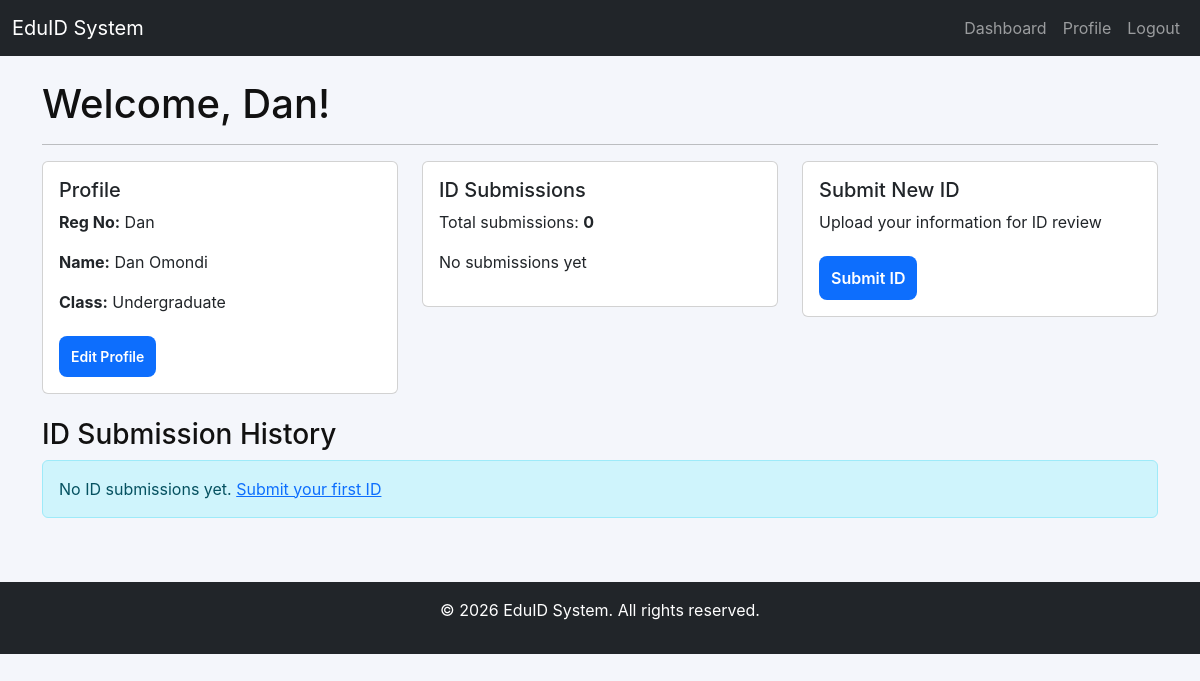
The app's page /student/dashboard (signed in) with its own data.
### app/models/user.py (models this page shows, shortened)
class User(UserMixin, db.Model):
    id = db.Column(db.Integer, primary_key=True)
    username = db.Column(db.String(80), unique=True, nullable=False)
    password_hash = db.Column(db.String(256), nullable=False)
    role = db.Column(db.String(20), default="student")

### app/models/student.py (models this page shows)
class Student(db.Model):
    id = db.Column(db.Integer, primary_key=True)
    user_id = db.Column(db.Integer, db.ForeignKey('user.id'), nullable=False, unique=True)
    reg_no = db.Column(db.String(30), unique=True, nullable=False)
    full_name = db.Column(db.String(120), nullable=False)
    school_name = db.Column(db.String(200))  # School name
    email = db.Column(db.String(120))
    phone = db.Column(db.String(20))
    date_of_birth = db.Column(db.Date)
    class_level = db.Column(db.String(50))
    photo = db.Column(db.String(200))
    blood_type = db.Column(db.String(10))  # e.g., O+, A-, AB+
    allergies = db.Column(db.String(200))
    emergency_contact_name = db.Column(db.String(120))
    emergency_contact_phone = db.Column(db.String(20))
    school_ids = db.relationship('SchoolID', backref='student', lazy=True, cascade='all, delete-orphan')
    created_at = db.Column(db.DateTime, default=datetime.utcnow)
    updated_at = db.Column(db.DateTime, default=datetime.utcnow, onupdate=datetime.utcnow)

### app/routes/student.py (the view)
@student_bp.route("/dashboard")
@login_required
@student_required
def dashboard():
    student = Student.query.filter_by(user_id=current_user.id).first()
    school_ids = []
    if student:
        school_ids = SchoolID.query.filter_by(student_id=student.id).order_by(SchoolID.submission_date.desc()).all()
    return render_template("student/dashboard.html", student=student, school_ids=school_ids)

### app/templates/student/dashboard.html (shortened to what this page needs)
{% extends "base.html" %}
{% block content %}
<div class="row">
    <div class="col-md-12">
        <h1>Welcome, {{ current_user.username }}!</h1>
        <hr>
    </div>
</div>
<div class="row mb-4">
    <div class="col-md-4">
        <div class="card">
            <div class="card-body">
                <h5 class="card-title">Profile</h5>
                {% if student %}
                    <p><strong>Reg No:</strong> {{ student.reg_no }}</p>
                    <p><strong>Name:</strong> {{ student.full_name }}</p>
                    <p><strong>Class:</strong> {{ student.class_level or 'N/A' }}</p>
                    <a href="{{ url_for('student.profile') }}" class="btn btn-sm btn-primary">Edit Profile</a>
                {% else %}
                    <p>No profile found. Please create one.</p>
                {% endif %}
            </div>
        </div>
    </div>
    <div class="col-md-4">
        <div class="card">
            <div class="card-body">
                <h5 class="card-title">ID Submissions</h5>
                <p class="card-text">Total submissions: <strong>{{ school_ids|length }}</strong></p>
                {% if school_ids %}
                    <ul class="list-unstyled">
                        {% for id in school_ids[:3] %}
                            <li>
                                <span class="badge bg-{{ 'success' if id.status == 'approved' else 'warning' if id.status == 'pending' else 'danger' }}">{{ id.status|upper }}</span>
                                {{ id.submission_date.strftime('%Y-%m-%d') }}
                            </li>
                        {% endfor %}
                    </ul>
                {% else %}
                    <p>No submissions yet</p>
                {% endif %}
            </div>
        </div>
    </div>
    <div class="col-md-4">
        <div class="card">
            <div class="card-body">
                <h5 class="card-title">Submit New ID</h5>
                <p class="card-text">Upload your information for ID review</p>
                <a href="{{ url_for('student.submit_id') }}" class="btn btn-primary">Submit ID</a>
            </div>
        </div>
    </div>
</div>
<div class="row">
    <div class="col-md-12">
        <h3>ID Submission History</h3>
        {% if school_ids %}
            <div class="table-responsive">
                <table class="table table-striped">
                    <thead>
                        <tr>
                            <th>ID Number</th>
                            <th>Status</th>
                            <th>Submitted</th>
                            <th>Reviewed</th>
                            <th>Action</th>
                        </tr>
                    </thead>
                    <tbody>
                        {% for id in school_ids %}
                            <tr>
                                <td>{{ id.id_number }}</td>
                                <td>
                                    <span class="badge bg-{{ 'success' if id.status == 'approved' else 'warning' if id.status == 'pending' else 'info' if id.status == 'printed' else 'danger' }}">
                                        {{ id.status|upper }}
                                    </span>
                                </td>
                                <td>{{ id.submission_date.strftime('%Y-%m-%d %H:%M') }}</td>
                                <td>
                                    {% if id.approval_date %}
                                        {{ id.approval_date.strftime('%Y-%m-%d %H:%M') }}
                                    {% else %}
                                        -
                                    {% endif %}
                                </td>
                                <td>
                                    <a href="{{ url_for('student.preview_id', id_id=id.id) }}" class="btn btn-sm btn-info">View</a>
                                    {% if id.status in ['approved', 'printed'] %}
                                        <a href="{{ url_for('student.download_id_pdf', id_id=id.id) }}" class="btn btn-sm btn-success">Download PDF</a>
                                    {% endif %}
                                </td>
                            </tr>
                        {% endfor %}
                    </tbody>
                </table>
            </div>
        {% else %}
            <div class="alert alert-info">No ID submissions yet. <a href="{{ url_for('student.submit_id') }}">Submit your first ID</a></div>
        {% endif %}
    </div>
</div>
{% endblock %}

### app/static/css/style.css (style rules this page uses)
:root { --bg:#f4f6fb; --card:#ffffff; --muted:#6c757d; --accent:#0d6efd; --danger:#dc3545; --radius:10px; --max-width:420px; }
* { box-sizing:border-box }
body { font-family:Inter,system-ui,Segoe UI,Roboto,Arial,sans-serif;background:var(--bg);margin:0;color:#111 }
.btn-primary { margin-top:6px;padding:10px 12px;background:var(--accent);color:#fff;border:none;border-radius:8px;font-weight:600;cursor:pointer }
a { color:var(--accent) }

### records on screen
User: username "Dan"
Student: reg_no "Dan", full_name "Dan Omondi", class_level "Undergraduate"

### other values on screen
{{ school_ids|length }} "0"
